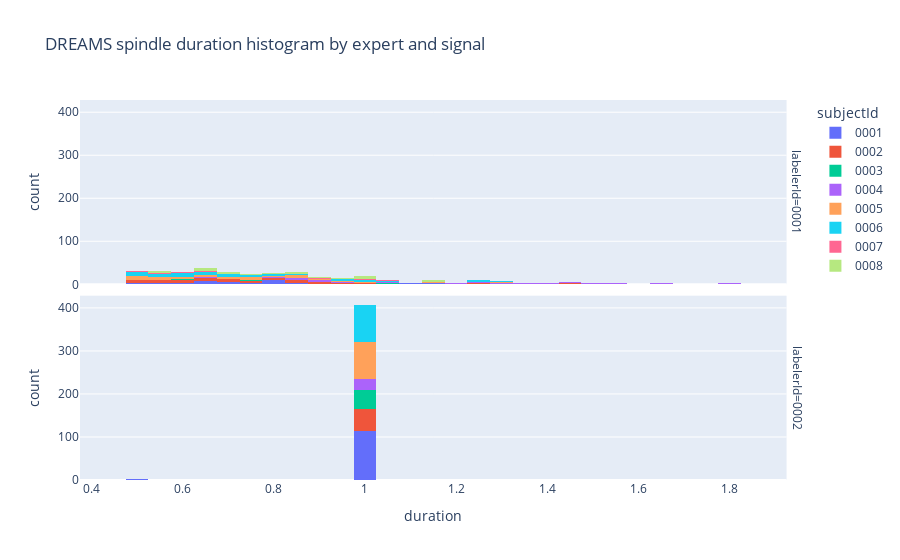

The notebook cell saved with this chart:
### Code cell
px.histogram(spindles,x='duration',color="subjectId",facet_row="labelerId",title="DREAMS spindle duration histogram by expert and signal")

### Figure 1 — Plotly figure (JSON) as saved in the notebook; plotly's stock layout.template omitted (floating-point values rounded to 4 significant figures)
{"data": [{"alignmentgroup": "True", "bingroup": "x", "hovertemplate": "subjectId=0001<br>labelerId=0001<br>duration=%{x}<br>count=%{y}<extra></extra>", "legendgroup": "0001", "marker": {"color": "#636efa", "pattern": {"shape": ""}}, "name": "0001", "offsetgroup": "0001", "orientation": "v", "showlegend": true, "type": "histogram", "x": [0.72, 1.54, 0.72, 0.65, 0.5, 0.87, 0.7, 0.57, 0.61, 1.11, 0.78, 1.46, 0.8, 0.67, 0.78, 0.72, 0.63, 0.8, 0.72, 0.78, 0.65, 0.8, 0.57, 0.61, 1.24, 1.02, 0.5, 1.13, 1.15, 0.85, 0.59, 0.83, 0.85, 0.89, 0.57, 0.76, 0.76, 0.52, 0.54, 0.67, 0.8, 1.15, 0.65, 0.78, 0.59, 1.35, 0.8, 0.52, 0.65, 1.67, 1.09, 0.72], "xaxis": "x2", "yaxis": "y2"}, {"alignmentgroup": "True", "bingroup": "x", "hovertemplate": "subjectId=0001<br>labelerId=0002<br>duration=%{x}<br>count=%{y}<extra></extra>", "legendgroup": "0001", "marker": {"color": "#636efa", "pattern": {"shape": ""}}, "name": "0001", "offsetgroup": "0001", "orientation": "v", "showlegend": false, "type": "histogram", "x": [1, 1, 1, 1, 1, 1, 1, 1, 1, 1, 1, 1, 1, 1, 1, 1, 1, 1, 1, 1, 1, 1, 1, 1, 1, 1, 1, 1, 1, 1, 1, 1, 1, 0.49, 0.5, 1, 1, 1, 1, 1, 1, 1, 1, 1, 1, 1, 1, 1, 1, 1, 1, 1, 1, 1, 1, 1, 1, 1, 1, 1, 1, 1, 1, 1, 1, 1, 1, 1, 1, 1, 1, 1, 1, 1, 1, 1, 1, 1, 1, 1, 1, 1, 1, 1, 1, 1, 1, 1, 1, 1, 1, 1, 1, 1, 1, 1, 1, 1, 1, 1, 1, 1, 1, 1, 1, 1, 1, 1, 1, 1, 1, 1, 1, 1, 1], "xaxis": "x", "yaxis": "y"}, {"alignmentgroup": "True", "bingroup": "x", "hovertemplate": "subjectId=0002<br>labelerId=0001<br>duration=%{x}<br>count=%{y}<extra></extra>", "legendgroup": "0002", "marker": {"color": "#EF553B", "pattern": {"shape": ""}}, "name": "0002", "offsetgroup": "0002", "orientation": "v", "showlegend": true, "type": "histogram", "x": [0.8, 1.26, 0.85, 1.28, 0.74, 0.57, 1.04, 0.83, 0.59, 0.76, 0.78, 0.54, 0.78, 0.72, 0.52, 0.65, 1.24, 0.59, 0.72, 0.54, 0.65, 0.76, 0.63, 0.52, 1.22, 0.78, 0.76, 0.59, 0.65, 0.67, 0.83, 0.59, 0.61, 0.72, 0.91, 0.83, 0.57, 0.85, 0.74, 0.72, 1.02, 0.85, 0.7, 0.91, 0.59, 0.8, 0.96, 0.63, 0.7, 0.91, 0.54, 0.61, 1.46, 0.89, 0.97, 0.76, 0.51, 0.51, 0.66, 0.49], "xaxis": "x2", "yaxis": "y2"}, {"alignmentgroup": "True", "bingroup": "x", "hovertemplate": "subjectId=0002<br>labelerId=0002<br>duration=%{x}<br>count=%{y}<extra></extra>", "legendgroup": "0002", "marker": {"color": "#EF553B", "pattern": {"shape": ""}}, "name": "0002", "offsetgroup": "0002", "orientation": "v", "showlegend": false, "type": "histogram", "x": [1, 1, 1, 1, 1, 1, 1, 1, 1, 1, 1, 1, 1, 1, 1, 1, 1, 1, 1, 1, 1, 1, 1, 1, 1, 1, 1, 1, 1, 1, 1, 1, 1, 1, 1, 1, 1, 1, 1, 1, 1, 1, 1, 1, 1, 1, 1, 1, 1, 1, 1, 1], "xaxis": "x", "yaxis": "y"}, {"alignmentgroup": "True", "bingroup": "x", "hovertemplate": "subjectId=0003<br>labelerId=0001<br>duration=%{x}<br>count=%{y}<extra></extra>", "legendgroup": "0003", "marker": {"color": "#00cc96", "pattern": {"shape": ""}}, "name": "0003", "offsetgroup": "0003", "orientation": "v", "showlegend": true, "type": "histogram", "x": [1.07, 1.46, 0.7, 0.76, 0.61], "xaxis": "x2", "yaxis": "y2"}, {"alignmentgroup": "True", "bingroup": "x", "hovertemplate": "subjectId=0003<br>labelerId=0002<br>duration=%{x}<br>count=%{y}<extra></extra>", "legendgroup": "0003", "marker": {"color": "#00cc96", "pattern": {"shape": ""}}, "name": "0003", "offsetgroup": "0003", "orientation": "v", "showlegend": false, "type": "histogram", "x": [1, 1, 1, 1, 1, 1, 1, 1, 1, 1, 1, 1, 1, 1, 1, 1, 1, 1, 1, 1, 1, 1, 1, 1, 1, 1, 1, 1, 1, 1, 1, 1, 1, 1, 1, 1, 1, 1, 1, 1, 1, 1, 1, 1], "xaxis": "x", "yaxis": "y"}, {"alignmentgroup": "True", "bingroup": "x", "hovertemplate": "subjectId=0004<br>labelerId=0001<br>duration=%{x}<br>count=%{y}<extra></extra>", "legendgroup": "0004", "marker": {"color": "#ab63fa", "pattern": {"shape": ""}}, "name": "0004", "offsetgroup": "0004", "orientation": "v", "showlegend": true, "type": "histogram", "x": [1.15, 1.48, 0.78, 0.63, 0.91, 1.3, 1.04, 0.98, 1.39, 0.93, 1.22, 1.63, 1.26, 1.07, 0.91, 1.39, 1.78, 1.54, 1.04, 1.35, 1.26, 0.89, 0.87, 1.48, 0.83, 1.2, 1.43, 1.8, 0.96, 0.96, 0.91, 0.91, 1.3, 1.3, 0.54, 1.43, 0.8, 0.85, 0.85, 0.5, 0.39, 0.63, 0.85, 0.74], "xaxis": "x2", "yaxis": "y2"}, {"alignmentgroup": "True", "bingroup": "x", "hovertemplate": "subjectId=0004<br>labelerId=0002<br>duration=%{x}<br>count=%{y}<extra></extra>", "legendgroup": "0004", "marker": {"color": "#ab63fa", "pattern": {"shape": ""}}, "name": "0004", "offsetgroup": "0004", "orientation": "v", "showlegend": false, "type": "histogram", "x": [1, 1, 1, 1, 1, 1, 1, 1, 1, 1, 1, 1, 1, 1, 1, 1, 1, 1, 1, 1, 1, 1, 1, 1, 1], "xaxis": "x", "yaxis": "y"}, {"alignmentgroup": "True", "bingroup": "x", "hovertemplate": "subjectId=0005<br>labelerId=0001<br>duration=%{x}<br>count=%{y}<extra></extra>", "legendgroup": "0005", "marker": {"color": "#FFA15A", "pattern": {"shape": ""}}, "name": "0005", "offsetgroup": "0005", "orientation": "v", "showlegend": true, "type": "histogram", "x": [0.87, 0.5, 1.28, 0.59, 0.52, 0.65, 0.61, 0.57, 0.54, 0.63, 0.74, 0.76, 0.63, 0.52, 0.87, 1.02, 0.5, 0.63, 0.5, 0.96, 0.74, 0.61, 0.98, 0.57, 0.76, 0.52, 0.7, 0.76, 0.85, 0.78, 0.59, 0.54, 0.83, 0.52, 0.91, 0.72, 0.78, 0.52, 0.76, 1.15, 0.83, 0.54, 0.54, 0.76, 0.61, 0.5, 0.65, 0.96, 0.52, 0.72, 0.78, 1.07, 0.76, 0.89, 0.85, 0.87], "xaxis": "x2", "yaxis": "y2"}, {"alignmentgroup": "True", "bingroup": "x", "hovertemplate": "subjectId=0005<br>labelerId=0002<br>duration=%{x}<br>count=%{y}<extra></extra>", "legendgroup": "0005", "marker": {"color": "#FFA15A", "pattern": {"shape": ""}}, "name": "0005", "offsetgroup": "0005", "orientation": "v", "showlegend": false, "type": "histogram", "x": [1, 1, 1, 1, 1, 1, 1, 1, 1, 1, 1, 1, 1, 1, 1, 1, 1, 1, 1, 1, 1, 1, 1, 1, 1, 1, 1, 1, 1, 1, 1, 1, 1, 1, 1, 1, 1, 1, 1, 1, 1, 1, 1, 1, 1, 1, 1, 1, 1, 1, 1, 1, 1, 1, 1, 1, 1, 1, 1, 1, 1, 1, 1, 1, 1, 1, 1, 1, 1, 1, 1, 1, 1, 1, 1, 1, 1, 1, 1, 1, 1, 1, 1, 1, 1, 1], "xaxis": "x", "yaxis": "y"}, {"alignmentgroup": "True", "bingroup": "x", "hovertemplate": "subjectId=0006<br>labelerId=0001<br>duration=%{x}<br>count=%{y}<extra></extra>", "legendgroup": "0006", "marker": {"color": "#19d3f3", "pattern": {"shape": ""}}, "name": "0006", "offsetgroup": "0006", "orientation": "v", "showlegend": true, "type": "histogram", "x": [0.59, 0.72, 0.65, 0.65, 0.5, 1.04, 0.5, 0.78, 0.5, 0.7, 1.24, 1.24, 0.59, 0.76, 0.52, 0.74, 1.3, 1.07, 0.72, 0.96, 0.54, 0.7, 0.65, 1.24, 0.54, 0.67, 0.7, 0.7, 1.28, 0.93, 0.59, 0.72, 0.98, 0.52, 1.24, 0.59, 0.72, 0.54, 0.5, 0.52, 0.54, 0.63, 0.61, 1, 1, 0.63, 0.91, 0.93, 0.61, 0.57, 1.15, 0.7, 0.61, 0.61, 0.8, 0.85, 0.54, 0.52, 0.54, 0.96, 0.54, 0.98, 0.57, 0.76, 0.61, 0.8, 0.65, 0.96, 0.78, 0.93, 0.63, 0.59], "xaxis": "x2", "yaxis": "y2"}, {"alignmentgroup": "True", "bingroup": "x", "hovertemplate": "subjectId=0006<br>labelerId=0002<br>duration=%{x}<br>count=%{y}<extra></extra>", "legendgroup": "0006", "marker": {"color": "#19d3f3", "pattern": {"shape": ""}}, "name": "0006", "offsetgroup": "0006", "orientation": "v", "showlegend": false, "type": "histogram", "x": [1, 1, 1, 1, 1, 1, 1, 1, 1, 1, 1, 1, 1, 1, 1, 1, 1, 1, 1, 1, 1, 1, 1, 1, 1, 1, 1, 1, 1, 1, 1, 1, 1, 1, 1, 1, 1, 1, 1, 1, 1, 1, 1, 1, 1, 1, 1, 1, 1, 1, 1, 1, 1, 1, 1, 1, 1, 1, 1, 1, 1, 1, 1, 1, 1, 1, 1, 1, 1, 1, 1, 1, 1, 1, 1, 1, 1, 1, 1, 1, 1, 1, 1, 1, 1, 1, 1], "xaxis": "x", "yaxis": "y"}, {"alignmentgroup": "True", "bingroup": "x", "hovertemplate": "subjectId=0007<br>labelerId=0001<br>duration=%{x}<br>count=%{y}<extra></extra>", "legendgroup": "0007", "marker": {"color": "#FF6692", "pattern": {"shape": ""}}, "name": "0007", "offsetgroup": "0007", "orientation": "v", "showlegend": true, "type": "histogram", "x": [0.54, 0.5, 1.02, 0.91, 0.74, 0.59, 1.02, 0.8, 0.5, 1.04, 0.8, 1.02, 1.22, 0.83, 0.59, 0.83, 0.67, 1.07], "xaxis": "x2", "yaxis": "y2"}, {"alignmentgroup": "True", "bingroup": "x", "hovertemplate": "subjectId=0008<br>labelerId=0001<br>duration=%{x}<br>count=%{y}<extra></extra>", "legendgroup": "0008", "marker": {"color": "#B6E880", "pattern": {"shape": ""}}, "name": "0008", "offsetgroup": "0008", "orientation": "v", "showlegend": true, "type": "histogram", "x": [0.5, 1.15, 0.63, 1.15, 0.93, 0.78, 0.65, 0.65, 0.93, 1.28, 0.54, 0.98, 1.17, 0.87, 1.07, 1.26, 0.78, 0.74, 0.89, 0.85, 0.98, 0.98, 0.83, 1, 0.57, 0.76, 0.5, 0.57, 0.63, 0.74, 1.02, 0.63, 0.72, 0.63, 1.89, 1.35, 0.98, 0.54, 0.65, 1, 1.13, 1.15, 0.67, 0.7, 0.91, 0.7, 0.85, 0.67], "xaxis": "x2", "yaxis": "y2"}], "layout": {"annotations": [{"font": {}, "showarrow": false, "text": "labelerId=0002", "textangle": 90, "x": 0.98, "xanchor": "left", "xref": "paper", "y": 0.2425, "yanchor": "middle", "yref": "paper"}, {"font": {}, "showarrow": false, "text": "labelerId=0001", "textangle": 90, "x": 0.98, "xanchor": "left", "xref": "paper", "y": 0.7575, "yanchor": "middle", "yref": "paper"}], "barmode": "relative", "legend": {"title": {"text": "subjectId"}, "tracegroupgap": 0}, "title": {"text": "DREAMS spindle duration histogram by expert and signal"}, "xaxis": {"anchor": "y", "domain": [0, 0.98], "title": {"text": "duration"}}, "xaxis2": {"anchor": "y2", "domain": [0, 0.98], "matches": "x", "showticklabels": false}, "yaxis": {"anchor": "x", "domain": [0, 0.485], "title": {"text": "count"}}, "yaxis2": {"anchor": "x2", "domain": [0.515, 1], "matches": "y", "title": {"text": "count"}}}}
